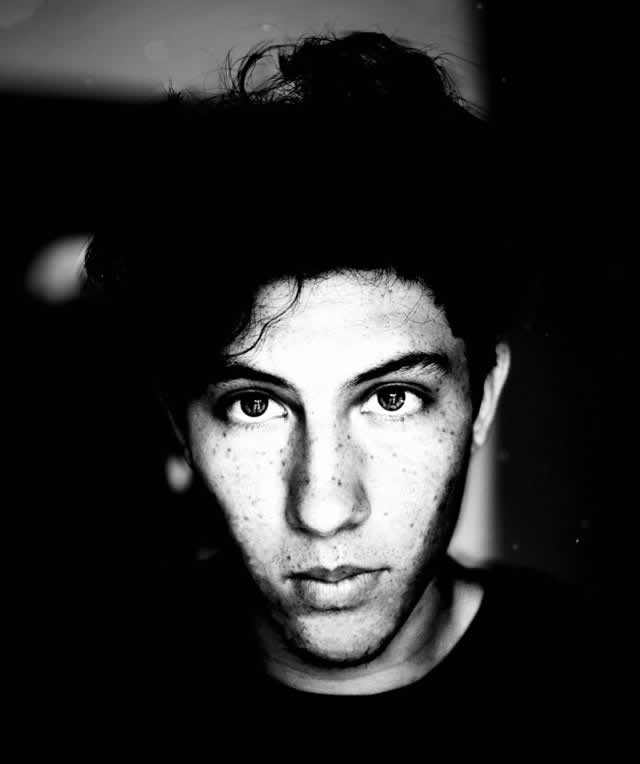
#> input picture assets/images/profil.jpg, 640 x 764 px
$ python resize_images.py --images_path ../assets/images
#> lines starting #> are read from the running program, lines starting #| are printed output that depends on the picture
import argparse,os
from PIL import Image

parser = argparse.ArgumentParser()
parser.add_argument("-p", "--images_path", help = "path to the folder containing images", required = True, type = str)
parser.add_argument("-s", "--image_scale", help = "denominator to scale image by: 1/(your number)", default = 9, type = int)
args = parser.parse_args()

path = args.images_path
image_scale = args.image_scale

i = 0

for file in os.listdir(path):
    print(file)
    with Image.open(path + "/" + file) as img:
#> img is the input picture: PIL image 640x764 RGB; min 0, max 255, mean 41.1
        resized = img.resize((img.size[0]//image_scale, img.size[1]//image_scale))
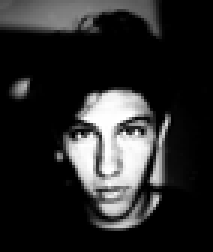
#> resized: PIL image 71x84 RGB (shown 3 times larger); min 0, max 255, mean 41.1
        resized.save(path + '/_' + file)
        i += 1
#> pass 2 of the loop `for file in os.listdir(path):`:
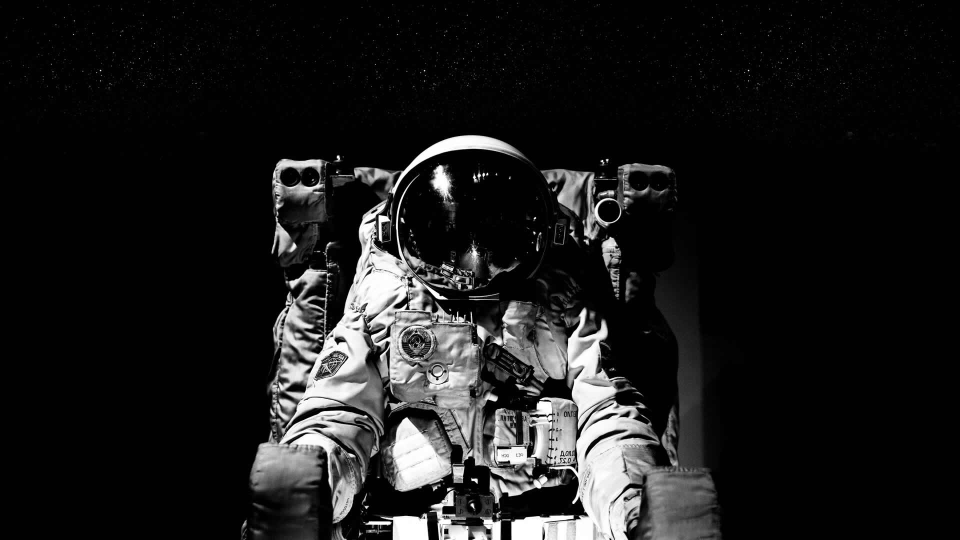
#> input picture assets/images/space.jpg, 1920 x 1080 px (shown at 1/2 size)
#> img is the input picture: PIL image 1920x1080 RGB; min 0, max 255, mean 27.9
#> `resized = img.resize((img.size[0]//image_scale, img.size[1]//image_sca..`:
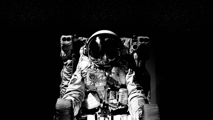
#> resized: PIL image 213x120 RGB; min 0, max 255, mean 27.9
